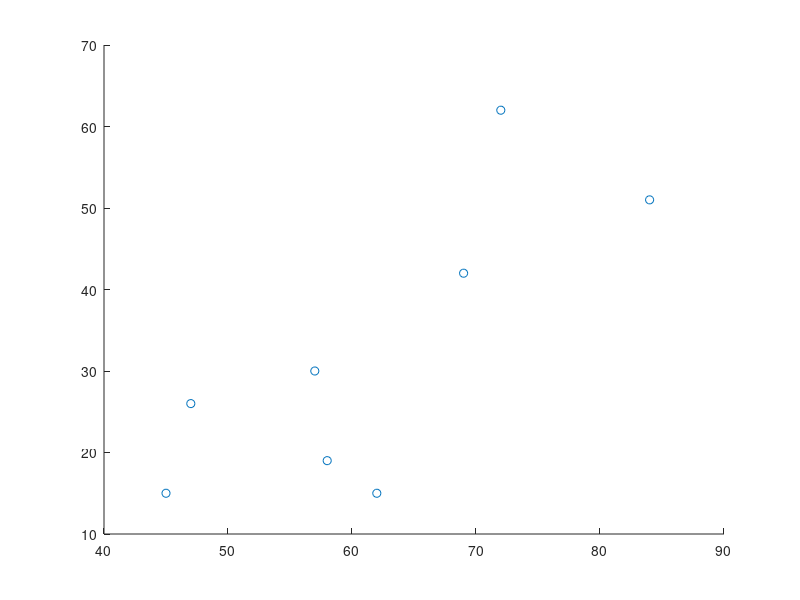
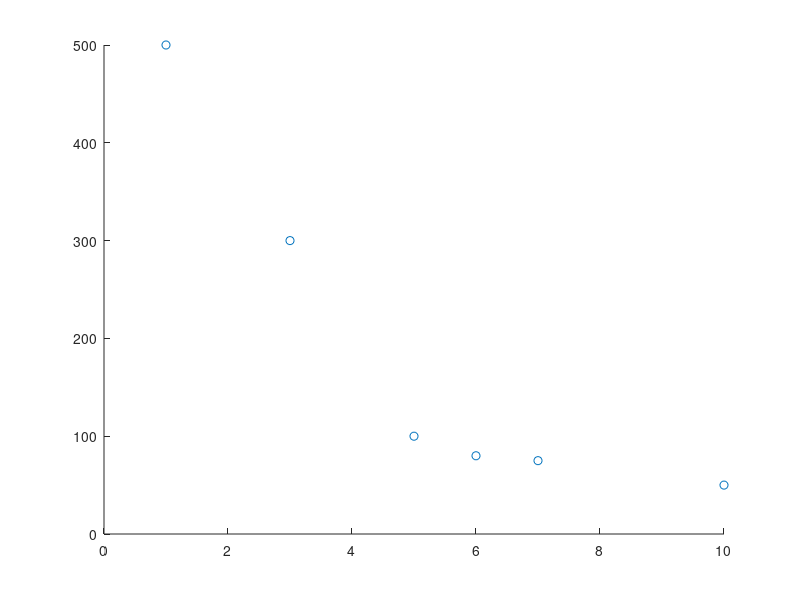

These charts were generated, in order, by the following MATLAB code:
% 2017 Sprint EE 380
% Homework CR
% Aaron Turner
% #011502541

% MATLAB Correlation Regression funciton
function homeworkcr

% --------------------------------------------------------------------
% Fire problem
% --------------------------------------------------------------------

% Define our data
numFiresX = [72 69 58 47 84 62 57 45];
numAcresBurnedY = [62 42 19 26 51 15 30 15];

% Find our sample size
n = 8;
% Degrees of freedom is n - 2 (Because of two variables)
df = n - 2;

% Create a scatter plot
figure(1);
scatter(numFiresX, numAcresBurnedY);

% Find our correlation coeffecient
r = corr2(numFiresX, numAcresBurnedY);
% Find our TV (Test value)    
tv = r * sqrt((df) / (1 - r^2));

% --------------------------------------------------------------------
% Alumni Problem
% --------------------------------------------------------------------

% Define our variables
yearsX = [1 5 3 10 7 6];
contributionsY = [500 100 300 50 75 80];

% Find our sample size
n = 6;
% Degrees of freedom is n - 2 (Because of two variables)
df = n - 2;

% Create a scatter plot
figure(2);
scatter(yearsX, contributionsY);

% Find our correlation coeffecient
r = corr2(yearsX, contributionsY);
% Find our TV (Test value)    
tv = r * sqrt((df) / (1 - r^2));

end

